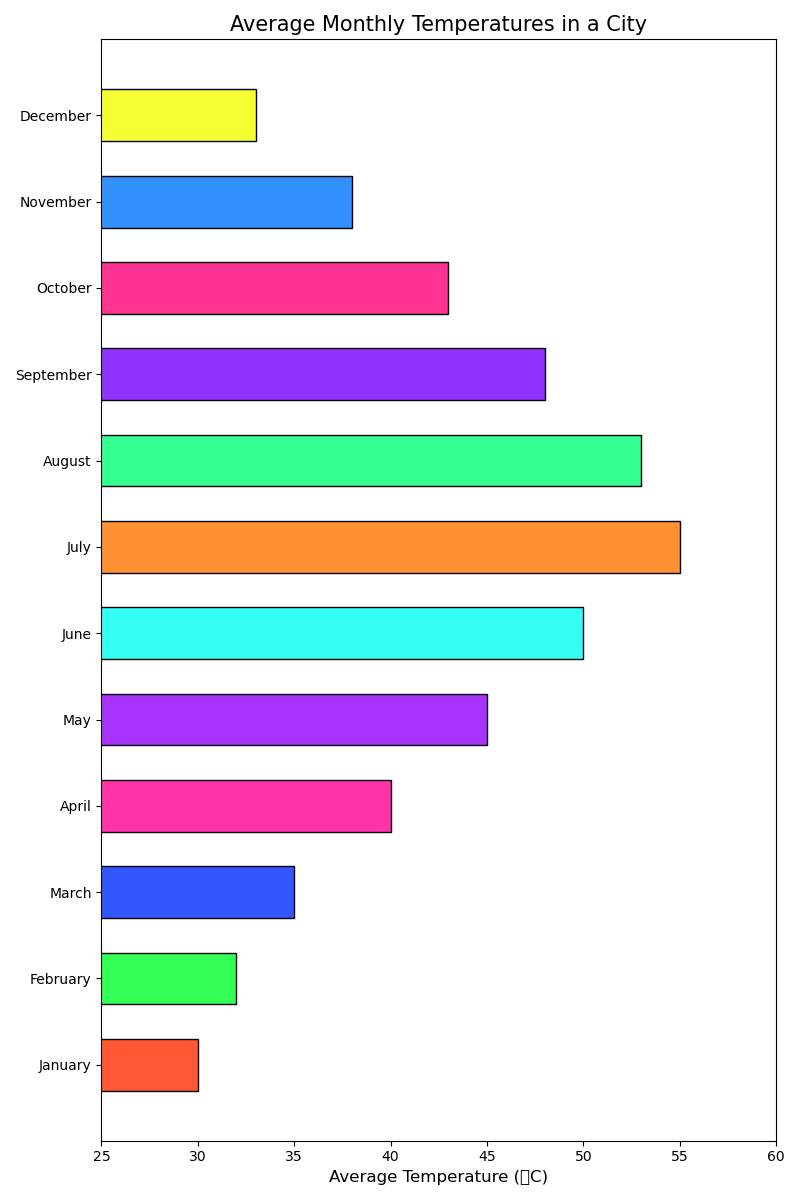

Write the Python code that produced this figure.

import matplotlib.pyplot as plt

# Data
months = ['January', 'February', 'March', 'April', 'May', 'June', 'July', 'August', 'September', 'October', 'November', 'December']
temperatures = [30, 32, 35, 40, 45, 50, 55, 53, 48, 43, 38, 33]

# Colors for each bar
colors = ['#ff5733', '#33ff57', '#3357ff', '#ff33a8', '#a833ff', '#33fff5', '#ff9133', '#33ff91', '#9133ff', '#ff3391', '#3391ff', '#f5ff33']

# Plotting the bar chart horizontally
plt.figure(figsize=(8, 12))  # Change width and height of the chart
plt.barh(months, temperatures, color=colors, edgecolor='black', height=0.6)  # Change width for bars and apply color scheme

# Chart title and labels
plt.title('Average Monthly Temperatures in a City', fontsize=15)
plt.xlabel('Average Temperature (°C)', fontsize=12)

# Setting the ylim to provide better clarity for temperature values
plt.xlim(25, max(temperatures) + 5)

# Display the chart
plt.tight_layout()
plt.show()
